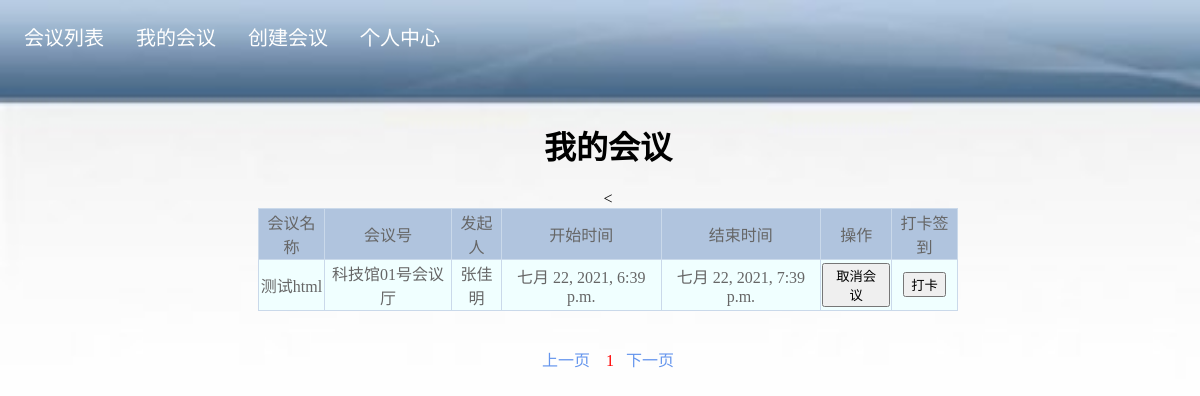
Screenshot of /mymeetings/1/admin with the database file from the repository.
### myapp/models.py (models this page shows)
class My_list(models.Model):#此类里面的参数名称与会议名称一致
    room_id = models.CharField(max_length=20)
    allow_num = models.PositiveIntegerField(verbose_name="允许人数")
    statu = models.BooleanField()
    meet_name = models.CharField(max_length=20)
    operation = models.CharField(max_length=20)
    president = models.CharField(max_length=20)
    start_time = models.DateTimeField(null=True)
    end_time = models.DateTimeField(null=True)
    sub_name = models.CharField(max_length=20)
    meet_kind = models.CharField(max_length=20)
    class Meta:
        db_table='My_list'

### myapp/views.py (the view)
# urls.py: path('mymeetings/<int:pIndex>/<str:name>', views.mymeetings, name='mymeetings'),
def mymeetings(request,pIndex,name):
    mymeetinglist=My_list.objects.all()
    p=Paginator(mymeetinglist,10)
    if pIndex<1:
        pIndex=1
    if pIndex>p.num_pages:
        pIndex=p.num_pages
    ulist=p.page(pIndex)
    page_list=p.page_range
    context={'ulist':ulist,
             'pIndex':pIndex,
             'page_list':page_list,
             'name':name,
    }
    return render(request,'myapp/mymeetings.html',context)

### templates/myapp/mymeetings.html (shortened to what this page needs)
 {% extends 'myapp/base.html' %}
{% block content %}
 <br/><br/>
<center>
    <h1 class="a">我的会议</h1>
    <body onLoad="upcolor()">
        <table border="1" id="mytable">
            <thead>
            <tr bgcolor="#b0c4de" >
                <td>会议名称</td>
                <td>会议号</td>
                <td>发起人</td>
                <td>开始时间</td>
                <td>结束时间</td>
                <td>操作</td>
                <td>打卡签到</td>
            </tr>
            </thead>
            <tbody>
            {% for port in ulist %}
            <tr >
            <td>{{ port.meet_name }}</td>
            <td>{{ port.room_id }}</td>
            <td>{{ port.president }}</td>
            <td>{{ port.start_time }}</td>
            <td>{{ port.end_time }}</td>
            {% if port.president == name %}
                <td><a href="{% url 'manage' port.id name %}"><button>管理</button></a></td>
                <td><a href="{% url 'sign_carding' port.id name %}"><button>结束会议</button></a></td>
            {% else %}
            <td><a href="{% url 'cancel_meet' port.id name pIndex %}"><button>取消会议</button></a></td>
            <td><a href="{% url 'sign_carding' port.id name %}"><button>打卡</button></a></td>
            <{% endif %}
            </tr>
            {% endfor %}
            </tbody>
        </table>
    </body>
    <br/><br/>
<a href="{% url 'mymeetings' pIndex|add:-1 name %}">上一页</a>&nbsp;&nbsp;&nbsp;
{% for p in page_list %}
    {% if p == pIndex %}
        <a href="{% url 'mymeetings' p name %}" style="color :#ff0000">{{ p }}</a>&nbsp;&nbsp;
    {% else %}
        <a href="{% url 'mymeetings' p name %}">{{ p }}</a>&nbsp;&nbsp;
    {% endif %}
{% endfor %}
<a href="{% url 'mymeetings' pIndex|add:1 name %}">下一页</a>
</center>
{% endblock %}

### templates/myapp/mymeetings.html (style rules this page uses)
table { width:700px; border-collapse: collapse; margin: 0 auto; text-align: center; }
table td, table th { border: 1px solid #cad9ea; color: #666; height: 30px; }
.a { font-family: "microsoft sans serif"; }
a { text-decoration: none; color: cornflowerblue; }

### templates/myapp/base.html (style rules this page uses)
body { background-image: url(../../static/images/05.jpg); background-repeat: no-repeat; background-size: 100% 100%; width:100%; height:820px; top:0px; -moz-background-size: 100% 100%; }

### rows the page displays
My_list: meet_name "测试html", room_id "科技馆01号会议厅", president "张佳明", start_time "七月 22, 2021, 6:39 p.m.", end_time "七月 22, 2021, 7:39 p.m.", shows "取消会议"

### other values shown
{{ p }} "1"
